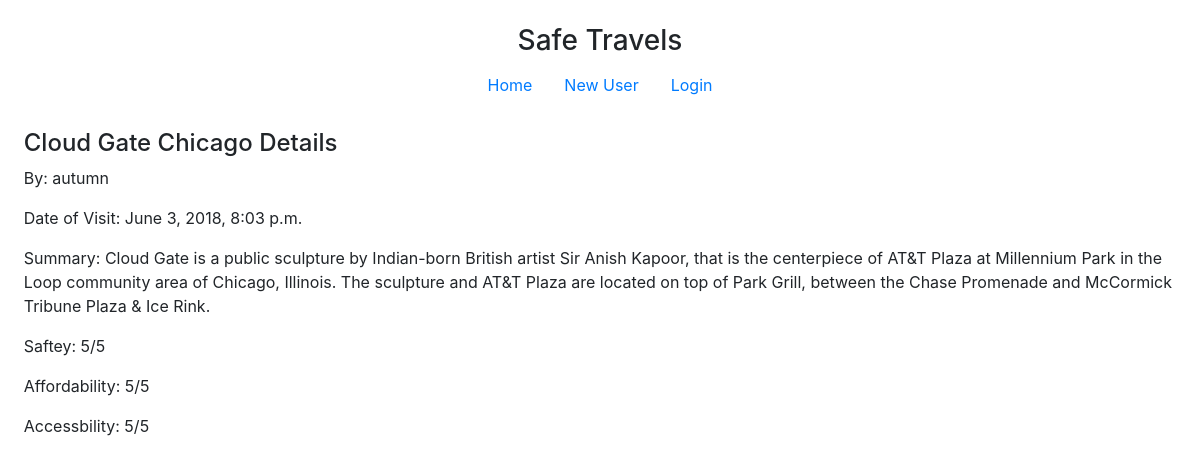
Before: /logDetails/5/ with the older database file.
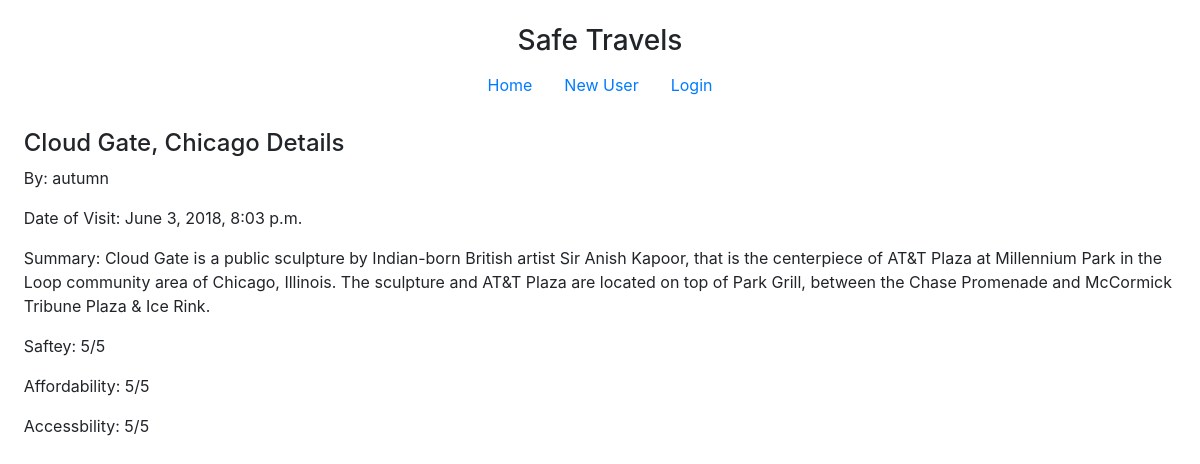
After: the same page with the newer database file.
### travelApp/models.py (models this page shows, shortened)
class LocationLog(models.Model):
    location = models.CharField(max_length=500, default='')
    location_lat = models.FloatField(default=0)
    location_long = models.FloatField(default=0)
    date_of_visit = models.DateTimeField(default=datetime.today)
    summary = models.TextField(default='')
    safety = models.IntegerField(default=0)
    affordability = models.IntegerField(default=0)
    accessibility = models.IntegerField(default=0)
    userModel_fk = models.ForeignKey(UserModel, on_delete=models.CASCADE, null=True, blank=True)

class UserModel(models.Model):
    username = models.CharField(max_length=500, default='')
    password = models.CharField(max_length=500, default='')
    email = models.EmailField(default='')
    user_fk = models.ForeignKey(User, on_delete=models.CASCADE, null=True, blank=True)

### travelApp/views.py (the view)
# urls.py: path('logDetails/<int:logID>/', views.logDetails, name='logDetails'),
def logDetails(request, logID):
    log = LocationLog.objects.get(pk=logID)
    context = {
        'log': log,
    }
    return render(request, 'travelApp/logDetails.html', context)

### travelApp/templates/travelApp/logDetails.html (shortened to what this page needs)
{% extends 'travelApp/base.html' %}
{% block content %}
    <h4>{{ log.location }} Details</h4>
    <p>
        By: {{log.userModel_fk.username}}
    </p>
    <p>
        Date of Visit:
        {{ log.date_of_visit  }}
    </p>
    <p>
        Summary:
        {{ log.summary }}
    </p>
    <p>
        Saftey:
        {{ log.safety }}/5
    </p>
    <p>
        Affordability:
        {{ log.affordability }}/5
    </p>
    <p>
        Accessbility:
        {{ log.accessibility }}/5
    </p>
{% endblock %}

Changed rows visible on the page:
changed LocationLog "autumn": location "Cloud Gate Chicago" → "Cloud Gate, Chicago"
